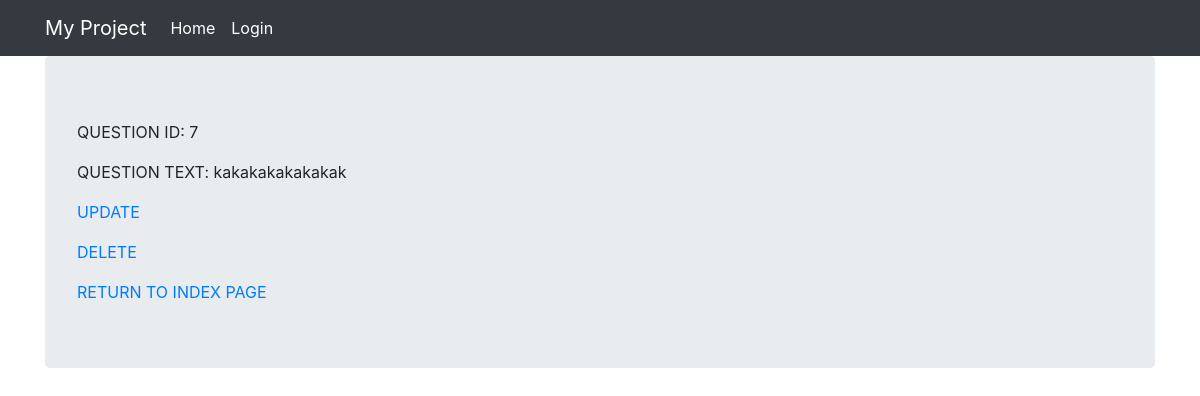
Before: /polls/questions-detail-view/7/ with the older database file.
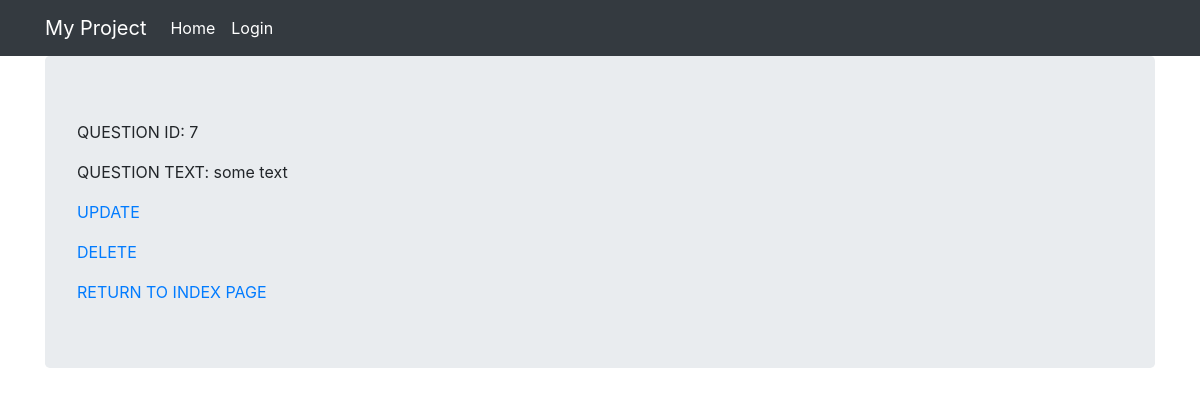
After: the same page with the newer database file.
### polls/models.py (models this page shows, shortened)
class Question(models.Model):
    question_text = models.CharField(max_length=128)
    pub_date = models.DateTimeField(auto_now_add=True)
    poll = models.ForeignKey(
        Poll, on_delete=models.CASCADE, related_name="questions", blank=True, null=True
    )

### polls/views_class.py (the view)
class QuestionDetailView(View):
    def get(self, request, pk):
        return render(
            request,
            template_name="polls/my_question.html",
            context={"question": get_object_or_404(Question, pk=pk)}
        )

### polls/templates/polls/my_question.html
{% extends "base.html" %}
{% block content %}
    <p>QUESTION ID: {{ question.id }}</p>
    <p>QUESTION TEXT: {{ question.question_text }}</p>
    <p><a href="{% url 'polls_class_views:questions-update-view' pk=question.pk %}">UPDATE</a></p>
    <p><a href="{% url 'polls_class_views:questions-delete-view' pk=question.pk %}">DELETE</a></p>
    <a href="{% url 'polls_views:index' %}">RETURN TO INDEX PAGE</a>
{% endblock %}

Changed rows visible on the page:
changed Question id 7: question_text "kakakakakakakak" → "some text"
